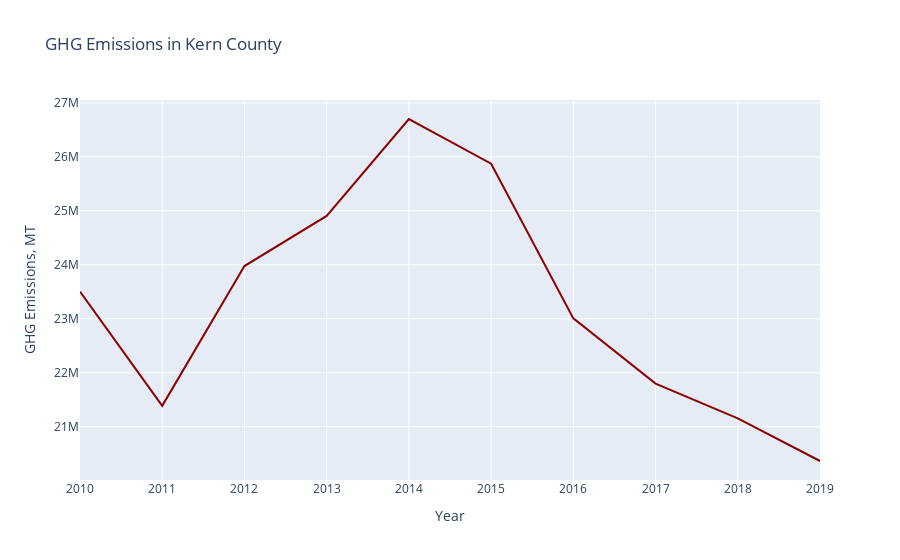

The cell this chart's notebook holds for it:
### Code cell
fig = go.Figure(data=go.Scatter(x=kern_sum['Year'],
                                y=kern_sum['Total GHG'],
                                mode='lines',
                               marker_color='darkred')) 

fig.update_layout(title='GHG Emissions in Kern County',xaxis_title="Year",yaxis_title="GHG Emissions, MT",xaxis_range=['2010','2019'])
fig.show()

### Figure 1 — Plotly figure (JSON) as saved in the notebook; plotly's stock layout.template omitted (floating-point values rounded to 4 significant figures)
{"data": [{"marker": {"color": "darkred"}, "mode": "lines", "type": "scatter", "x": [2010, 2011, 2012, 2013, 2014, 2015, 2016, 2017, 2018, 2019], "y": [23502572, 21386116, 23976134, 24905064, 26701219, 25872913, 23006714, 21797783, 21155779, 20364657]}], "layout": {"title": {"text": "GHG Emissions in Kern County"}, "xaxis": {"range": ["2010", "2019"], "title": {"text": "Year"}}, "yaxis": {"title": {"text": "GHG Emissions, MT"}}}}
